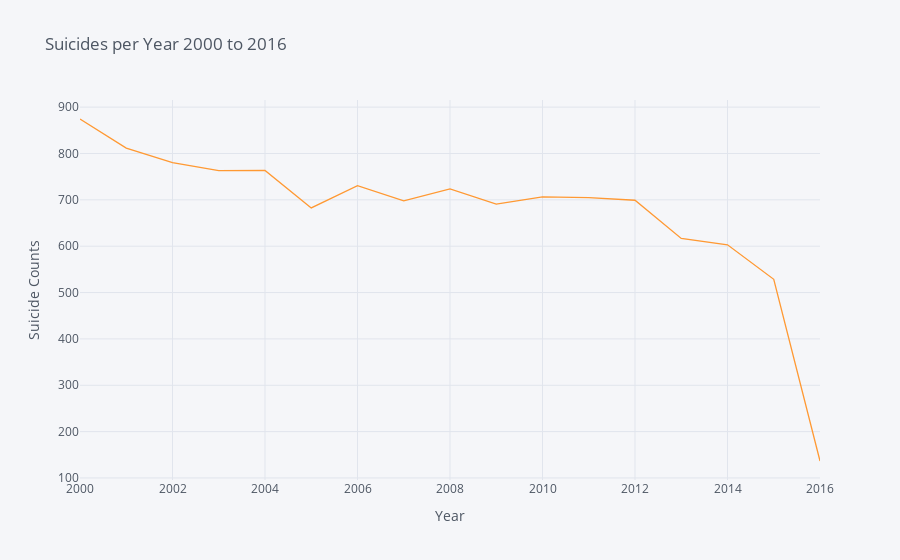

Notebook source saved alongside this figure:
### Code cell
youth = data[data['age']=='15-24 years']
youth.groupby('year').suicidesper100k.sum().iplot(kind='line',title='Suicides per Year 2000 to 2016',
                                                xTitle='Year',yTitle='Suicide Counts')

### Figure 1 — Plotly figure (JSON) as saved in the notebook; plotly's stock layout.template omitted (floating-point values rounded to 4 significant figures)
{"data": [{"line": {"color": "rgba(255, 153, 51, 1.0)", "dash": "solid", "shape": "linear", "width": 1.3}, "mode": "lines", "name": "suicidesper100k", "text": "", "type": "scatter", "x": [2000, 2001, 2002, 2003, 2004, 2005, 2006, 2007, 2008, 2009, 2010, 2011, 2012, 2013, 2014, 2015, 2016], "y": [874.4, 811.5, 780.5, 763.2, 763.6, 682.6, 730.6, 697.8, 723.7, 691.0, 706.3, 705.0, 699.1, 616.7, 602.9, 528.6, 136.6]}], "layout": {"legend": {"bgcolor": "#F5F6F9", "font": {"color": "#4D5663"}}, "paper_bgcolor": "#F5F6F9", "plot_bgcolor": "#F5F6F9", "title": {"font": {"color": "#4D5663"}, "text": "Suicides per Year 2000 to 2016"}, "xaxis": {"gridcolor": "#E1E5ED", "showgrid": true, "tickfont": {"color": "#4D5663"}, "title": {"font": {"color": "#4D5663"}, "text": "Year"}, "zerolinecolor": "#E1E5ED"}, "yaxis": {"gridcolor": "#E1E5ED", "showgrid": true, "tickfont": {"color": "#4D5663"}, "title": {"font": {"color": "#4D5663"}, "text": "Suicide Counts"}, "zerolinecolor": "#E1E5ED"}}}
